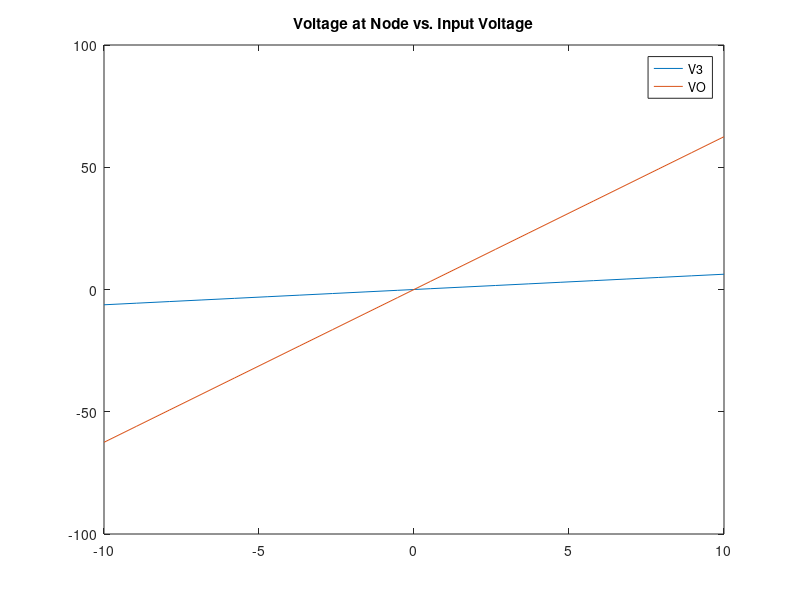
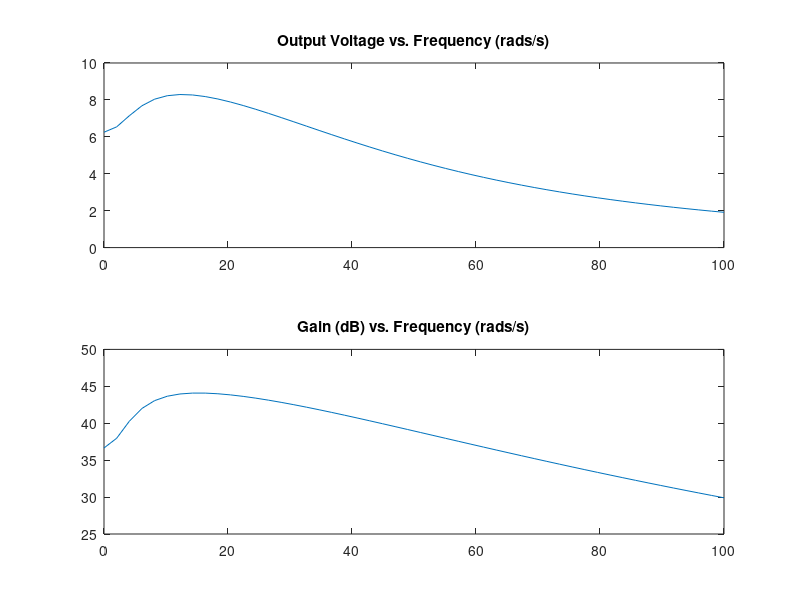

Recreate these plots in MATLAB, in order. (Note: this script raises an error after producing the figures.)
clear;
close all;

R1 = 1;
R2 = 2;
R3 = 10;
R4 = 0.1;
Ro = 1000;
C1 = 0.25;
L = 0.2;
a = 100;

%% The G-matrix represents the voltage relationships bewteen the linear components of the circuit;
% It gets filled with the coeffcients of the set of equations 

% For each equation, let's write out the coeffcients in the following order: V1, V2, V3, V4, VO, IL
G=zeros(6);

% Node 1:
G(1,1)=1;

% Node 2:
G(2,1)=1/R1;
G(2,2)=-(1/R1+1/R2);
G(2,6)=-1;

% Node 3:
G(3,3)=1/R3;
G(3,6)=-1;

% Node 4:
G(4,3)=-a*1/R3;
G(4,4)=1;

% Node 5:
G(5,4)=1/R4;
G(5,5)=-(1/R4+1/Ro);

% The inductor:
G(6,2)=-1;
G(6,3)=1;

% The C-matrix represents the 1st order voltage relationships between the
% circuit components (I think)
C=zeros(6);

%From node 2:
C(2,1)=-C1;
C(2,2)=C1;

%From the inductor:
C(6,6)=L;

%% DC Case
V3 = [];
VO = [];
Vin=linspace(-10,10,20);
for v=Vin
    F = [v,0,0,0,0,0];
    V = G\F';
    V3(end+1) = V(3);
    VO(end+1) = V(5);
end

figure();
plot(Vin,V3,'-',Vin,VO,'-');
title('Voltage at Node vs. Input Voltage');
legend('V3','VO');

%% AC Case
F = [1,0,0,0,0,0];
afreq = linspace(0,100,50);
VO = [];
gain = [];
for w = afreq
    V=(G+j*w*C)\F';
    VO(end+1) = V(5);
    gain(end+1) = 20*log(V(5));
end

figure();
subplot(2,1,1);
plot(afreq,VO);
title('Output Voltage vs. Frequency (rads/s)');
subplot(2,1,2);
plot(afreq,gain);
title('Gain (dB) vs. Frequency (rads/s)');

%% AC Case II
% Random changes to the capacitance
F = [1,0,0,0,0,0];
gain = zeros(1,500);
for i = 1:500
    C(2, 1) = normrnd(-C1, 0.05); 
    C(2, 2) = normrnd(C1, 0.05);    
    V=(G+j*pi*C)\F';    
    gain(i) = 20*log(V(5));
end

figure();
histogram(real(gain))
title('Gain (dB) for Normally Distributed Capacitance')
